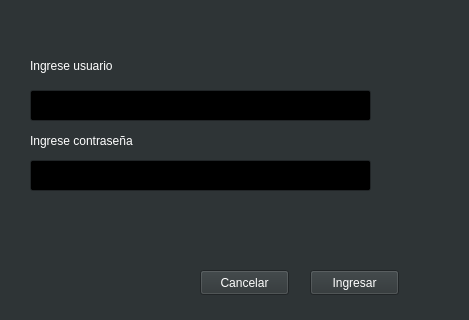
<?xml version="1.0" encoding="UTF-8"?>
<ui version="4.0">
 <class>accesswindow</class>
 <widget class="QWidget" name="accesswindow">
  <property name="geometry">
   <rect>
    <x>0</x>
    <y>0</y>
    <width>469</width>
    <height>320</height>
   </rect>
  </property>
  <property name="palette">
   <palette>
    <active>
     <colorrole role="WindowText">
      <brush brushstyle="SolidPattern">
       <color alpha="255">
        <red>255</red>
        <green>255</green>
        <blue>255</blue>
       </color>
      </brush>
     </colorrole>
     <colorrole role="Button">
      <brush brushstyle="SolidPattern">
       <color alpha="255">
        <red>46</red>
        <green>52</green>
        <blue>54</blue>
       </color>
      </brush>
     </colorrole>
     <colorrole role="Light">
      <brush brushstyle="SolidPattern">
       <color alpha="255">
        <red>69</red>
        <green>78</green>
        <blue>81</blue>
       </color>
      </brush>
     </colorrole>
     <colorrole role="Midlight">
      <brush brushstyle="SolidPattern">
       <color alpha="255">
        <red>57</red>
        <green>65</green>
        <blue>67</blue>
       </color>
      </brush>
     </colorrole>
     <colorrole role="Dark">
      <brush brushstyle="SolidPattern">
       <color alpha="255">
        <red>23</red>
        <green>26</green>
        <blue>27</blue>
       </color>
      </brush>
     </colorrole>
     <colorrole role="Mid">
      <brush brushstyle="SolidPattern">
       <color alpha="255">
        <red>31</red>
        <green>35</green>
        <blue>36</blue>
       </color>
      </brush>
     </colorrole>
     <colorrole role="Text">
      <brush brushstyle="SolidPattern">
       <color alpha="255">
        <red>255</red>
        <green>255</green>
        <blue>255</blue>
       </color>
      </brush>
     </colorrole>
     <colorrole role="BrightText">
      <brush brushstyle="SolidPattern">
       <color alpha="255">
        <red>255</red>
        <green>255</green>
        <blue>255</blue>
       </color>
      </brush>
     </colorrole>
     <colorrole role="ButtonText">
      <brush brushstyle="SolidPattern">
       <color alpha="255">
        <red>255</red>
        <green>255</green>
        <blue>255</blue>
       </color>
      </brush>
     </colorrole>
     <colorrole role="Base">
      <brush brushstyle="SolidPattern">
       <color alpha="255">
        <red>0</red>
        <green>0</green>
        <blue>0</blue>
       </color>
      </brush>
     </colorrole>
     <colorrole role="Window">
      <brush brushstyle="SolidPattern">
       <color alpha="255">
        <red>46</red>
        <green>52</green>
        <blue>54</blue>
       </color>
      </brush>
     </colorrole>
     <colorrole role="Shadow">
      <brush brushstyle="SolidPattern">
       <color alpha="255">
        <red>0</red>
        <green>0</green>
        <blue>0</blue>
       </color>
      </brush>
     </colorrole>
     <colorrole role="Highlight">
      <brush brushstyle="SolidPattern">
       <color alpha="255">
        <red>78</red>
        <green>154</green>
        <blue>6</blue>
       </color>
      </brush>
     </colorrole>
     <colorrole role="AlternateBase">
      <brush brushstyle="SolidPattern">
       <color alpha="255">
        <red>23</red>
        <green>26</green>
        <blue>27</blue>
       </color>
      </brush>
     </colorrole>
     <colorrole role="ToolTipBase">
      <brush brushstyle="SolidPattern">
       <color alpha="255">
        <red>255</red>
        <green>255</green>
        <blue>220</blue>
       </color>
      </brush>
     </colorrole>
     <colorrole role="ToolTipText">
      <brush brushstyle="SolidPattern">
       <color alpha="255">
        <red>0</red>
        <green>0</green>
        <blue>0</blue>
       </color>
      </brush>
     </colorrole>
     <colorrole role="PlaceholderText">
      <brush brushstyle="SolidPattern">
       <color alpha="128">
        <red>255</red>
        <green>255</green>
        <blue>255</blue>
       </color>
      </brush>
     </colorrole>
    </active>
    <inactive>
     <colorrole role="WindowText">
      <brush brushstyle="SolidPattern">
       <color alpha="255">
        <red>255</red>
        <green>255</green>
        <blue>255</blue>
       </color>
      </brush>
     </colorrole>
     <colorrole role="Button">
      <brush brushstyle="SolidPattern">
       <color alpha="255">
        <red>46</red>
        <green>52</green>
        <blue>54</blue>
       </color>
      </brush>
     </colorrole>
     <colorrole role="Light">
      <brush brushstyle="SolidPattern">
       <color alpha="255">
        <red>69</red>
        <green>78</green>
        <blue>81</blue>
       </color>
      </brush>
     </colorrole>
     <colorrole role="Midlight">
      <brush brushstyle="SolidPattern">
       <color alpha="255">
        <red>57</red>
        <green>65</green>
        <blue>67</blue>
       </color>
      </brush>
     </colorrole>
     <colorrole role="Dark">
      <brush brushstyle="SolidPattern">
       <color alpha="255">
        <red>23</red>
        <green>26</green>
        <blue>27</blue>
       </color>
      </brush>
     </colorrole>
     <colorrole role="Mid">
      <brush brushstyle="SolidPattern">
       <color alpha="255">
        <red>31</red>
        <green>35</green>
        <blue>36</blue>
       </color>
      </brush>
     </colorrole>
     <colorrole role="Text">
      <brush brushstyle="SolidPattern">
       <color alpha="255">
        <red>255</red>
        <green>255</green>
        <blue>255</blue>
       </color>
      </brush>
     </colorrole>
     <colorrole role="BrightText">
      <brush brushstyle="SolidPattern">
       <color alpha="255">
        <red>255</red>
        <green>255</green>
        <blue>255</blue>
       </color>
      </brush>
     </colorrole>
     <colorrole role="ButtonText">
      <brush brushstyle="SolidPattern">
       <color alpha="255">
        <red>255</red>
        <green>255</green>
        <blue>255</blue>
       </color>
      </brush>
     </colorrole>
     <colorrole role="Base">
      <brush brushstyle="SolidPattern">
       <color alpha="255">
        <red>0</red>
        <green>0</green>
        <blue>0</blue>
       </color>
      </brush>
     </colorrole>
     <colorrole role="Window">
      <brush brushstyle="SolidPattern">
       <color alpha="255">
        <red>46</red>
        <green>52</green>
        <blue>54</blue>
       </color>
      </brush>
     </colorrole>
     <colorrole role="Shadow">
      <brush brushstyle="SolidPattern">
       <color alpha="255">
        <red>0</red>
        <green>0</green>
        <blue>0</blue>
       </color>
      </brush>
     </colorrole>
     <colorrole role="Highlight">
      <brush brushstyle="SolidPattern">
       <color alpha="255">
        <red>78</red>
        <green>154</green>
        <blue>6</blue>
       </color>
      </brush>
     </colorrole>
     <colorrole role="AlternateBase">
      <brush brushstyle="SolidPattern">
       <color alpha="255">
        <red>23</red>
        <green>26</green>
        <blue>27</blue>
       </color>
      </brush>
     </colorrole>
     <colorrole role="ToolTipBase">
      <brush brushstyle="SolidPattern">
       <color alpha="255">
        <red>255</red>
        <green>255</green>
        <blue>220</blue>
       </color>
      </brush>
     </colorrole>
     <colorrole role="ToolTipText">
      <brush brushstyle="SolidPattern">
       <color alpha="255">
        <red>0</red>
        <green>0</green>
        <blue>0</blue>
       </color>
      </brush>
     </colorrole>
     <colorrole role="PlaceholderText">
      <brush brushstyle="SolidPattern">
       <color alpha="128">
        <red>255</red>
        <green>255</green>
        <blue>255</blue>
       </color>
      </brush>
     </colorrole>
    </inactive>
    <disabled>
     <colorrole role="WindowText">
      <brush brushstyle="SolidPattern">
       <color alpha="255">
        <red>23</red>
        <green>26</green>
        <blue>27</blue>
       </color>
      </brush>
     </colorrole>
     <colorrole role="Button">
      <brush brushstyle="SolidPattern">
       <color alpha="255">
        <red>46</red>
        <green>52</green>
        <blue>54</blue>
       </color>
      </brush>
     </colorrole>
     <colorrole role="Light">
      <brush brushstyle="SolidPattern">
       <color alpha="255">
        <red>69</red>
        <green>78</green>
        <blue>81</blue>
       </color>
      </brush>
     </colorrole>
     <colorrole role="Midlight">
      <brush brushstyle="SolidPattern">
       <color alpha="255">
        <red>57</red>
        <green>65</green>
        <blue>67</blue>
       </color>
      </brush>
     </colorrole>
     <colorrole role="Dark">
      <brush brushstyle="SolidPattern">
       <color alpha="255">
        <red>23</red>
        <green>26</green>
        <blue>27</blue>
       </color>
      </brush>
     </colorrole>
     <colorrole role="Mid">
      <brush brushstyle="SolidPattern">
       <color alpha="255">
        <red>31</red>
        <green>35</green>
        <blue>36</blue>
       </color>
      </brush>
     </colorrole>
     <colorrole role="Text">
      <brush brushstyle="SolidPattern">
       <color alpha="255">
        <red>23</red>
        <green>26</green>
        <blue>27</blue>
       </color>
      </brush>
     </colorrole>
     <colorrole role="BrightText">
      <brush brushstyle="SolidPattern">
       <color alpha="255">
        <red>255</red>
        <green>255</green>
        <blue>255</blue>
       </color>
      </brush>
     </colorrole>
     <colorrole role="ButtonText">
      <brush brushstyle="SolidPattern">
       <color alpha="255">
        <red>23</red>
        <green>26</green>
        <blue>27</blue>
       </color>
      </brush>
     </colorrole>
     <colorrole role="Base">
      <brush brushstyle="SolidPattern">
       <color alpha="255">
        <red>46</red>
        <green>52</green>
        <blue>54</blue>
       </color>
      </brush>
     </colorrole>
     <colorrole role="Window">
      <brush brushstyle="SolidPattern">
       <color alpha="255">
        <red>46</red>
        <green>52</green>
        <blue>54</blue>
       </color>
      </brush>
     </colorrole>
     <colorrole role="Shadow">
      <brush brushstyle="SolidPattern">
       <color alpha="255">
        <red>0</red>
        <green>0</green>
        <blue>0</blue>
       </color>
      </brush>
     </colorrole>
     <colorrole role="Highlight">
      <brush brushstyle="SolidPattern">
       <color alpha="255">
        <red>145</red>
        <green>145</green>
        <blue>145</blue>
       </color>
      </brush>
     </colorrole>
     <colorrole role="AlternateBase">
      <brush brushstyle="SolidPattern">
       <color alpha="255">
        <red>46</red>
        <green>52</green>
        <blue>54</blue>
       </color>
      </brush>
     </colorrole>
     <colorrole role="ToolTipBase">
      <brush brushstyle="SolidPattern">
       <color alpha="255">
        <red>255</red>
        <green>255</green>
        <blue>220</blue>
       </color>
      </brush>
     </colorrole>
     <colorrole role="ToolTipText">
      <brush brushstyle="SolidPattern">
       <color alpha="255">
        <red>0</red>
        <green>0</green>
        <blue>0</blue>
       </color>
      </brush>
     </colorrole>
     <colorrole role="PlaceholderText">
      <brush brushstyle="SolidPattern">
       <color alpha="128">
        <red>255</red>
        <green>255</green>
        <blue>255</blue>
       </color>
      </brush>
     </colorrole>
    </disabled>
   </palette>
  </property>
  <property name="windowTitle">
   <string>Acceder a usuario</string>
  </property>
  <widget class="QLabel" name="label">
   <property name="geometry">
    <rect>
     <x>30</x>
     <y>50</y>
     <width>121</width>
     <height>31</height>
    </rect>
   </property>
   <property name="text">
    <string>Ingrese usuario</string>
   </property>
  </widget>
  <widget class="QLabel" name="label_3">
   <property name="geometry">
    <rect>
     <x>30</x>
     <y>130</y>
     <width>141</width>
     <height>21</height>
    </rect>
   </property>
   <property name="text">
    <string>Ingrese contraseña</string>
   </property>
  </widget>
  <widget class="QLineEdit" name="lineEdit">
   <property name="geometry">
    <rect>
     <x>30</x>
     <y>90</y>
     <width>341</width>
     <height>31</height>
    </rect>
   </property>
  </widget>
  <widget class="QLineEdit" name="lineEdit_2">
   <property name="geometry">
    <rect>
     <x>30</x>
     <y>160</y>
     <width>341</width>
     <height>31</height>
    </rect>
   </property>
  </widget>
  <widget class="QPushButton" name="pushButton">
   <property name="geometry">
    <rect>
     <x>310</x>
     <y>270</y>
     <width>89</width>
     <height>25</height>
    </rect>
   </property>
   <property name="text">
    <string>Ingresar</string>
   </property>
  </widget>
  <widget class="QPushButton" name="pushButton_2">
   <property name="geometry">
    <rect>
     <x>200</x>
     <y>270</y>
     <width>89</width>
     <height>25</height>
    </rect>
   </property>
   <property name="text">
    <string>Cancelar</string>
   </property>
  </widget>
  <widget class="QLabel" name="label_2">
   <property name="enabled">
    <bool>true</bool>
   </property>
   <property name="geometry">
    <rect>
     <x>40</x>
     <y>220</y>
     <width>401</width>
     <height>31</height>
    </rect>
   </property>
   <property name="palette">
    <palette>
     <active>
      <colorrole role="WindowText">
       <brush brushstyle="SolidPattern">
        <color alpha="255">
         <red>204</red>
         <green>0</green>
         <blue>0</blue>
        </color>
       </brush>
      </colorrole>
      <colorrole role="Button">
       <brush brushstyle="SolidPattern">
        <color alpha="255">
         <red>255</red>
         <green>255</green>
         <blue>255</blue>
        </color>
       </brush>
      </colorrole>
      <colorrole role="Light">
       <brush brushstyle="SolidPattern">
        <color alpha="255">
         <red>255</red>
         <green>255</green>
         <blue>255</blue>
        </color>
       </brush>
      </colorrole>
      <colorrole role="Midlight">
       <brush brushstyle="SolidPattern">
        <color alpha="255">
         <red>255</red>
         <green>255</green>
         <blue>255</blue>
        </color>
       </brush>
      </colorrole>
      <colorrole role="Dark">
       <brush brushstyle="SolidPattern">
        <color alpha="255">
         <red>127</red>
         <green>127</green>
         <blue>127</blue>
        </color>
       </brush>
      </colorrole>
      <colorrole role="Mid">
       <brush brushstyle="SolidPattern">
        <color alpha="255">
         <red>170</red>
         <green>170</green>
         <blue>170</blue>
        </color>
       </brush>
      </colorrole>
      <colorrole role="Text">
       <brush brushstyle="SolidPattern">
        <color alpha="255">
         <red>0</red>
         <green>0</green>
         <blue>0</blue>
        </color>
       </brush>
      </colorrole>
      <colorrole role="BrightText">
       <brush brushstyle="SolidPattern">
        <color alpha="255">
         <red>255</red>
         <green>255</green>
         <blue>255</blue>
        </color>
       </brush>
      </colorrole>
      <colorrole role="ButtonText">
       <brush brushstyle="SolidPattern">
        <color alpha="255">
         <red>0</red>
         <green>0</green>
         <blue>0</blue>
        </color>
       </brush>
      </colorrole>
      <colorrole role="Base">
       <brush brushstyle="SolidPattern">
        <color alpha="255">
         <red>255</red>
         <green>255</green>
         <blue>255</blue>
        </color>
       </brush>
      </colorrole>
      <colorrole role="Window">
       <brush brushstyle="SolidPattern">
        <color alpha="255">
         <red>255</red>
         <green>255</green>
         <blue>255</blue>
        </color>
       </brush>
      </colorrole>
      <colorrole role="Shadow">
       <brush brushstyle="SolidPattern">
        <color alpha="255">
         <red>0</red>
         <green>0</green>
         <blue>0</blue>
        </color>
       </brush>
      </colorrole>
      <colorrole role="AlternateBase">
       <brush brushstyle="SolidPattern">
        <color alpha="255">
         <red>255</red>
         <green>255</green>
         <blue>255</blue>
        </color>
       </brush>
      </colorrole>
      <colorrole role="ToolTipBase">
       <brush brushstyle="SolidPattern">
        <color alpha="255">
         <red>255</red>
         <green>255</green>
         <blue>220</blue>
        </color>
       </brush>
      </colorrole>
      <colorrole role="ToolTipText">
       <brush brushstyle="SolidPattern">
        <color alpha="255">
         <red>0</red>
         <green>0</green>
         <blue>0</blue>
        </color>
       </brush>
      </colorrole>
      <colorrole role="PlaceholderText">
       <brush brushstyle="SolidPattern">
        <color alpha="128">
         <red>0</red>
         <green>0</green>
         <blue>0</blue>
        </color>
       </brush>
      </colorrole>
     </active>
     <inactive>
      <colorrole role="WindowText">
       <brush brushstyle="SolidPattern">
        <color alpha="255">
         <red>204</red>
         <green>0</green>
         <blue>0</blue>
        </color>
       </brush>
      </colorrole>
      <colorrole role="Button">
       <brush brushstyle="SolidPattern">
        <color alpha="255">
         <red>255</red>
         <green>255</green>
         <blue>255</blue>
        </color>
       </brush>
      </colorrole>
      <colorrole role="Light">
       <brush brushstyle="SolidPattern">
        <color alpha="255">
         <red>255</red>
         <green>255</green>
         <blue>255</blue>
        </color>
       </brush>
      </colorrole>
      <colorrole role="Midlight">
       <brush brushstyle="SolidPattern">
        <color alpha="255">
         <red>255</red>
         <green>255</green>
         <blue>255</blue>
        </color>
       </brush>
      </colorrole>
      <colorrole role="Dark">
       <brush brushstyle="SolidPattern">
        <color alpha="255">
         <red>127</red>
         <green>127</green>
         <blue>127</blue>
        </color>
       </brush>
      </colorrole>
      <colorrole role="Mid">
       <brush brushstyle="SolidPattern">
        <color alpha="255">
         <red>170</red>
         <green>170</green>
         <blue>170</blue>
        </color>
       </brush>
      </colorrole>
      <colorrole role="Text">
       <brush brushstyle="SolidPattern">
        <color alpha="255">
         <red>0</red>
         <green>0</green>
         <blue>0</blue>
        </color>
       </brush>
      </colorrole>
      <colorrole role="BrightText">
       <brush brushstyle="SolidPattern">
        <color alpha="255">
         <red>255</red>
         <green>255</green>
         <blue>255</blue>
        </color>
       </brush>
      </colorrole>
      <colorrole role="ButtonText">
       <brush brushstyle="SolidPattern">
        <color alpha="255">
         <red>0</red>
         <green>0</green>
         <blue>0</blue>
        </color>
       </brush>
      </colorrole>
      <colorrole role="Base">
       <brush brushstyle="SolidPattern">
        <color alpha="255">
         <red>255</red>
         <green>255</green>
         <blue>255</blue>
        </color>
       </brush>
      </colorrole>
      <colorrole role="Window">
       <brush brushstyle="SolidPattern">
        <color alpha="255">
         <red>255</red>
         <green>255</green>
         <blue>255</blue>
        </color>
       </brush>
      </colorrole>
      <colorrole role="Shadow">
       <brush brushstyle="SolidPattern">
        <color alpha="255">
         <red>0</red>
         <green>0</green>
         <blue>0</blue>
        </color>
       </brush>
      </colorrole>
      <colorrole role="AlternateBase">
       <brush brushstyle="SolidPattern">
        <color alpha="255">
         <red>255</red>
         <green>255</green>
         <blue>255</blue>
        </color>
       </brush>
      </colorrole>
      <colorrole role="ToolTipBase">
       <brush brushstyle="SolidPattern">
        <color alpha="255">
         <red>255</red>
         <green>255</green>
         <blue>220</blue>
        </color>
       </brush>
      </colorrole>
      <colorrole role="ToolTipText">
       <brush brushstyle="SolidPattern">
        <color alpha="255">
         <red>0</red>
         <green>0</green>
         <blue>0</blue>
        </color>
       </brush>
      </colorrole>
      <colorrole role="PlaceholderText">
       <brush brushstyle="SolidPattern">
        <color alpha="128">
         <red>0</red>
         <green>0</green>
         <blue>0</blue>
        </color>
       </brush>
      </colorrole>
     </inactive>
     <disabled>
      <colorrole role="WindowText">
       <brush brushstyle="SolidPattern">
        <color alpha="255">
         <red>127</red>
         <green>127</green>
         <blue>127</blue>
        </color>
       </brush>
      </colorrole>
      <colorrole role="Button">
       <brush brushstyle="SolidPattern">
        <color alpha="255">
         <red>255</red>
         <green>255</green>
         <blue>255</blue>
        </color>
       </brush>
      </colorrole>
      <colorrole role="Light">
       <brush brushstyle="SolidPattern">
        <color alpha="255">
         <red>255</red>
         <green>255</green>
         <blue>255</blue>
        </color>
       </brush>
      </colorrole>
      <colorrole role="Midlight">
       <brush brushstyle="SolidPattern">
        <color alpha="255">
         <red>255</red>
         <green>255</green>
         <blue>255</blue>
        </color>
       </brush>
      </colorrole>
      <colorrole role="Dark">
       <brush brushstyle="SolidPattern">
        <color alpha="255">
         <red>127</red>
         <green>127</green>
         <blue>127</blue>
        </color>
       </brush>
      </colorrole>
      <colorrole role="Mid">
       <brush brushstyle="SolidPattern">
        <color alpha="255">
         <red>170</red>
         <green>170</green>
         <blue>170</blue>
        </color>
       </brush>
      </colorrole>
      <colorrole role="Text">
       <brush brushstyle="SolidPattern">
        <color alpha="255">
         <red>127</red>
         <green>127</green>
         <blue>127</blue>
        </color>
       </brush>
      </colorrole>
      <colorrole role="BrightText">
       <brush brushstyle="SolidPattern">
        <color alpha="255">
         <red>255</red>
         <green>255</green>
         <blue>255</blue>
        </color>
       </brush>
      </colorrole>
      <colorrole role="ButtonText">
       <brush brushstyle="SolidPattern">
        <color alpha="255">
         <red>127</red>
         <green>127</green>
         <blue>127</blue>
        </color>
       </brush>
      </colorrole>
      <colorrole role="Base">
       <brush brushstyle="SolidPattern">
        <color alpha="255">
         <red>255</red>
         <green>255</green>
         <blue>255</blue>
        </color>
       </brush>
      </colorrole>
      <colorrole role="Window">
       <brush brushstyle="SolidPattern">
        <color alpha="255">
         <red>255</red>
         <green>255</green>
         <blue>255</blue>
        </color>
       </brush>
      </colorrole>
      <colorrole role="Shadow">
       <brush brushstyle="SolidPattern">
        <color alpha="255">
         <red>0</red>
         <green>0</green>
         <blue>0</blue>
        </color>
       </brush>
      </colorrole>
      <colorrole role="AlternateBase">
       <brush brushstyle="SolidPattern">
        <color alpha="255">
         <red>255</red>
         <green>255</green>
         <blue>255</blue>
        </color>
       </brush>
      </colorrole>
      <colorrole role="ToolTipBase">
       <brush brushstyle="SolidPattern">
        <color alpha="255">
         <red>255</red>
         <green>255</green>
         <blue>220</blue>
        </color>
       </brush>
      </colorrole>
      <colorrole role="ToolTipText">
       <brush brushstyle="SolidPattern">
        <color alpha="255">
         <red>0</red>
         <green>0</green>
         <blue>0</blue>
        </color>
       </brush>
      </colorrole>
      <colorrole role="PlaceholderText">
       <brush brushstyle="SolidPattern">
        <color alpha="128">
         <red>0</red>
         <green>0</green>
         <blue>0</blue>
        </color>
       </brush>
      </colorrole>
     </disabled>
    </palette>
   </property>
   <property name="focusPolicy">
    <enum>Qt::NoFocus</enum>
   </property>
   <property name="text">
    <string/>
   </property>
  </widget>
 </widget>
 <resources/>
 <connections/>
</ui>
